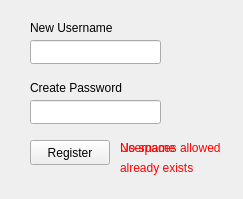
<?xml version="1.0" encoding="UTF-8"?>
<ui version="4.0">
 <class>RegisterScreen</class>
 <widget class="QWidget" name="RegisterScreen">
  <property name="geometry">
   <rect>
    <x>0</x>
    <y>0</y>
    <width>243</width>
    <height>199</height>
   </rect>
  </property>
  <property name="windowTitle">
   <string>Form</string>
  </property>
  <widget class="QLineEdit" name="lineEdit">
   <property name="geometry">
    <rect>
     <x>30</x>
     <y>40</y>
     <width>131</width>
     <height>24</height>
    </rect>
   </property>
  </widget>
  <widget class="QLineEdit" name="lineEdit_2">
   <property name="geometry">
    <rect>
     <x>30</x>
     <y>100</y>
     <width>131</width>
     <height>24</height>
    </rect>
   </property>
  </widget>
  <widget class="QLabel" name="label">
   <property name="geometry">
    <rect>
     <x>30</x>
     <y>20</y>
     <width>101</width>
     <height>16</height>
    </rect>
   </property>
   <property name="text">
    <string>New Username</string>
   </property>
  </widget>
  <widget class="QLabel" name="label_2">
   <property name="geometry">
    <rect>
     <x>30</x>
     <y>80</y>
     <width>121</width>
     <height>16</height>
    </rect>
   </property>
   <property name="text">
    <string>Create Password</string>
   </property>
  </widget>
  <widget class="QPushButton" name="pushButton">
   <property name="geometry">
    <rect>
     <x>30</x>
     <y>140</y>
     <width>80</width>
     <height>25</height>
    </rect>
   </property>
   <property name="text">
    <string>Register</string>
   </property>
  </widget>
  <widget class="QLabel" name="label_3">
   <property name="geometry">
    <rect>
     <x>120</x>
     <y>140</y>
     <width>61</width>
     <height>16</height>
    </rect>
   </property>
   <property name="text">
    <string>&lt;html&gt;&lt;head/&gt;&lt;body&gt;&lt;p&gt;&lt;span style=&quot; color:#ff0000;&quot;&gt;Username&lt;/span&gt;&lt;/p&gt;&lt;/body&gt;&lt;/html&gt;</string>
   </property>
  </widget>
  <widget class="QLabel" name="label_4">
   <property name="geometry">
    <rect>
     <x>120</x>
     <y>160</y>
     <width>91</width>
     <height>16</height>
    </rect>
   </property>
   <property name="text">
    <string>&lt;html&gt;&lt;head/&gt;&lt;body&gt;&lt;p&gt;&lt;span style=&quot; color:#ff0000;&quot;&gt;already exists&lt;/span&gt;&lt;/p&gt;&lt;/body&gt;&lt;/html&gt;</string>
   </property>
  </widget>
  <widget class="QLabel" name="label_5">
   <property name="geometry">
    <rect>
     <x>120</x>
     <y>140</y>
     <width>111</width>
     <height>16</height>
    </rect>
   </property>
   <property name="text">
    <string>&lt;html&gt;&lt;head/&gt;&lt;body&gt;&lt;p&gt;&lt;span style=&quot; color:#ff0000;&quot;&gt;No spaces allowed&lt;/span&gt;&lt;/p&gt;&lt;/body&gt;&lt;/html&gt;</string>
   </property>
  </widget>
 </widget>
 <resources/>
 <connections/>
</ui>
